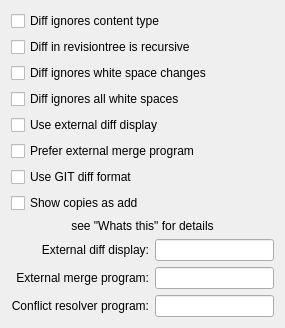
<?xml version="1.0" encoding="UTF-8"?>
<ui version="4.0">
 <class>DiffMergeSettings</class>
 <widget class="QWidget" name="DiffMergeSettings">
  <property name="geometry">
   <rect>
    <x>0</x>
    <y>0</y>
    <width>285</width>
    <height>313</height>
   </rect>
  </property>
  <property name="windowTitle">
   <string>DiffMergeSettings</string>
  </property>
  <layout class="QVBoxLayout" name="verticalLayout">
   <item>
    <widget class="QCheckBox" name="kcfg_diff_ignore_content">
     <property name="text">
      <string>Diff ignores content type</string>
     </property>
    </widget>
   </item>
   <item>
    <widget class="QCheckBox" name="kcfg_tree_diff_rec">
     <property name="text">
      <string>Diff in revisiontree is recursive</string>
     </property>
    </widget>
   </item>
   <item>
    <widget class="QCheckBox" name="kcfg_diff_ignore_spaces">
     <property name="text">
      <string>Diff ignores white space changes</string>
     </property>
    </widget>
   </item>
   <item>
    <widget class="QCheckBox" name="kcfg_diff_ignore_all_white_spaces">
     <property name="text">
      <string>Diff ignores all white spaces</string>
     </property>
    </widget>
   </item>
   <item>
    <widget class="QCheckBox" name="kcfg_use_external_diff">
     <property name="toolTip">
      <string>If kdesvn should use an external diff display and/or generator. If not checked use internal display.</string>
     </property>
     <property name="text">
      <string>Use external diff display</string>
     </property>
    </widget>
   </item>
   <item>
    <widget class="QCheckBox" name="kcfg_extern_merge_default">
     <property name="toolTip">
      <string>Set if merge with external program is preferred and not subversions merge</string>
     </property>
     <property name="text">
      <string>Prefer external merge program</string>
     </property>
    </widget>
   </item>
   <item>
    <widget class="QCheckBox" name="kcfg_diff_gitformat_default">
     <property name="text">
      <string>Use GIT diff format</string>
     </property>
    </widget>
   </item>
   <item>
    <widget class="QCheckBox" name="kcfg_diff_copies_as_add">
     <property name="text">
      <string>Show copies as add</string>
     </property>
    </widget>
   </item>
   <item>
    <layout class="QGridLayout">
     <item row="1" column="0">
      <layout class="QGridLayout">
       <item row="2" column="0">
        <widget class="QLabel" name="resolveLabel">
         <property name="text">
          <string>Conflict resolver program:</string>
         </property>
         <property name="alignment">
          <set>Qt::AlignRight|Qt::AlignTrailing|Qt::AlignVCenter</set>
         </property>
         <property name="wordWrap">
          <bool>false</bool>
         </property>
        </widget>
       </item>
       <item row="1" column="0">
        <widget class="QLabel" name="textLabel1">
         <property name="text">
          <string>External merge program:</string>
         </property>
         <property name="alignment">
          <set>Qt::AlignRight|Qt::AlignTrailing|Qt::AlignVCenter</set>
         </property>
         <property name="wordWrap">
          <bool>false</bool>
         </property>
        </widget>
       </item>
       <item row="2" column="1">
        <widget class="KLineEdit" name="kcfg_conflict_resolver">
         <property name="toolTip">
          <string>Setup an external program for conflict resolving</string>
         </property>
         <property name="whatsThis">
          <string>&lt;p&gt;
Enter how kdesvn should call the conflict resolver program. The form is
&lt;p align=&quot;center&quot;&gt;
&lt;b&gt;&lt;tt&gt;&amp;lt;program&amp;gt; &amp;lt;programoptions&amp;gt;&lt;/tt&gt;&lt;/b&gt;
&lt;/p&gt;
&lt;p&gt;
Programoption may contain the place holders for substituting with filenames.
&lt;/p&gt;
The substitutions means:&lt;br&gt;
&lt;b&gt;&lt;tt&gt;%o&lt;/tt&gt;&lt;/b&gt; Old version&lt;br&gt;
&lt;b&gt;&lt;tt&gt;%m&lt;/tt&gt;&lt;/b&gt; Mine or local edit version&lt;br&gt;
&lt;b&gt;&lt;tt&gt;%n&lt;/tt&gt;&lt;/b&gt; Newest version&lt;br&gt;
&lt;b&gt;&lt;tt&gt;%t&lt;/tt&gt;&lt;/b&gt; The target to save as, kdesvn will use the original file name for it.
&lt;/p&gt;
&lt;p&gt;
Default: &lt;tt&gt;kdiff3 %o %m %n -o %t&lt;/tt&gt;
&lt;/p&gt;</string>
         </property>
        </widget>
       </item>
       <item row="0" column="0">
        <widget class="QLabel" name="mdiff_display_label">
         <property name="text">
          <string>External diff display:</string>
         </property>
         <property name="alignment">
          <set>Qt::AlignRight|Qt::AlignTrailing|Qt::AlignVCenter</set>
         </property>
         <property name="wordWrap">
          <bool>false</bool>
         </property>
        </widget>
       </item>
       <item row="1" column="1">
        <widget class="KLineEdit" name="kcfg_external_merge_program">
         <property name="toolTip">
          <string>Setup an external program for merging</string>
         </property>
         <property name="whatsThis">
          <string>&lt;p&gt;
Enter how kdesvn should call the external merge program. The form is
&lt;p align=&quot;center&quot;&gt;
&lt;b&gt;&lt;tt&gt;&amp;lt;program&amp;gt; &amp;lt;programoptions&amp;gt; %s1 %s2 %t&lt;/tt&gt;&lt;/b&gt;
&lt;/p&gt;
The substitutions means:&lt;br&gt;
&lt;b&gt;&lt;tt&gt;%s1&lt;/tt&gt;&lt;/b&gt; Source one for merge&lt;br&gt;
&lt;b&gt;&lt;tt&gt;%s2&lt;/tt&gt;&lt;/b&gt; Source two for merge, if it was not set equal to source one but other revision&lt;br&gt;
&lt;b&gt;&lt;tt&gt;%t&lt;/tt&gt;&lt;/b&gt; Local target for merge.
&lt;/p&gt;</string>
         </property>
        </widget>
       </item>
       <item row="0" column="1">
        <widget class="KLineEdit" name="kcfg_external_diff_display">
         <property name="whatsThis">
          <string>&lt;p align=&quot;left&quot;&gt;
Enter an external program in form
&lt;p align=&quot;center&quot;&gt;
&lt;tt&gt;&amp;lt;program&amp;gt; &amp;lt;param&amp;gt; %f&lt;/tt&gt;
&lt;/p&gt;
or
&lt;p align=&quot;center&quot;&gt;
&lt;tt&gt;&amp;lt;program&amp;gt; &amp;lt;param&amp;gt;&lt;/tt&gt;
&lt;/p&gt;
or
&lt;p align=&quot;center&quot;&gt;
&lt;tt&gt;&amp;lt;program&amp;gt; &amp;lt;param&amp;gt; %1 %2&lt;/tt&gt;
&lt;/p&gt;
&lt;br&gt;
If using first or second form, svn itself will generate the diff. %f will replaced with a temporary filename. If %f is not given,
the diff-display should able reading data from stdin.
&lt;br&gt;
When %1 and %2 is given, kdesvn let this display make the diff. For that it it makes a temporary export or get (if needed) and fill out the parameters with the right value. %1 will filled with the content of start-revision, %2 with the endrevision. On large recoursive diffs this may get real slow!
&lt;/p&gt;</string>
         </property>
        </widget>
       </item>
      </layout>
     </item>
     <item row="0" column="0">
      <widget class="QLabel" name="m_extern_hint">
       <property name="text">
        <string>see &quot;Whats this&quot; for details</string>
       </property>
       <property name="alignment">
        <set>Qt::AlignCenter</set>
       </property>
       <property name="wordWrap">
        <bool>true</bool>
       </property>
      </widget>
     </item>
    </layout>
   </item>
   <item>
    <spacer>
     <property name="orientation">
      <enum>Qt::Vertical</enum>
     </property>
     <property name="sizeType">
      <enum>QSizePolicy::Expanding</enum>
     </property>
     <property name="sizeHint" stdset="0">
      <size>
       <width>20</width>
       <height>16</height>
      </size>
     </property>
    </spacer>
   </item>
  </layout>
 </widget>
 <layoutdefault spacing="6" margin="11"/>
 <customwidgets>
  <customwidget>
   <class>KLineEdit</class>
   <extends>QLineEdit</extends>
   <header>klineedit.h</header>
  </customwidget>
 </customwidgets>
 <includes>
  <include location="local">klineedit.h</include>
  <include location="local">klineedit.h</include>
  <include location="local">klineedit.h</include>
 </includes>
 <resources/>
 <connections>
  <connection>
   <sender>kcfg_use_external_diff</sender>
   <signal>toggled(bool)</signal>
   <receiver>DiffMergeSettings</receiver>
   <slot>diffDispChanged(bool)</slot>
   <hints>
    <hint type="sourcelabel">
     <x>20</x>
     <y>20</y>
    </hint>
    <hint type="destinationlabel">
     <x>20</x>
     <y>20</y>
    </hint>
   </hints>
  </connection>
 </connections>
</ui>
